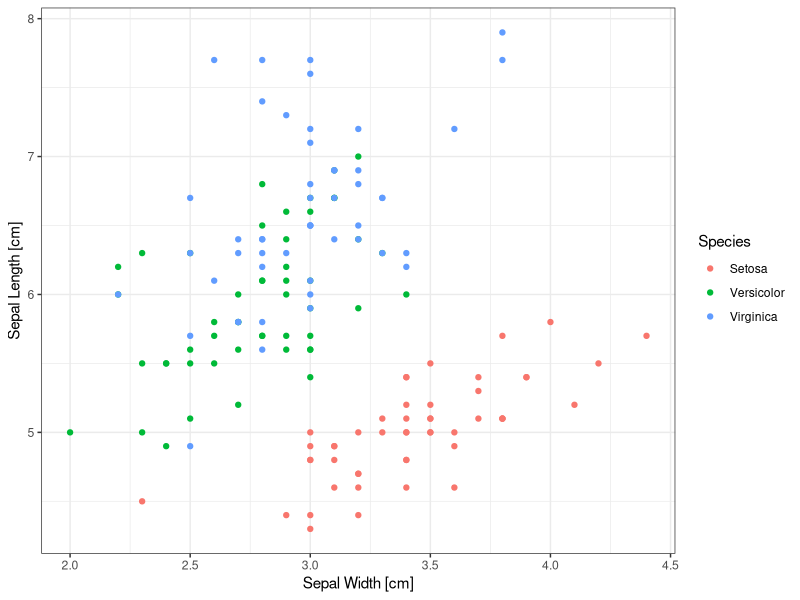
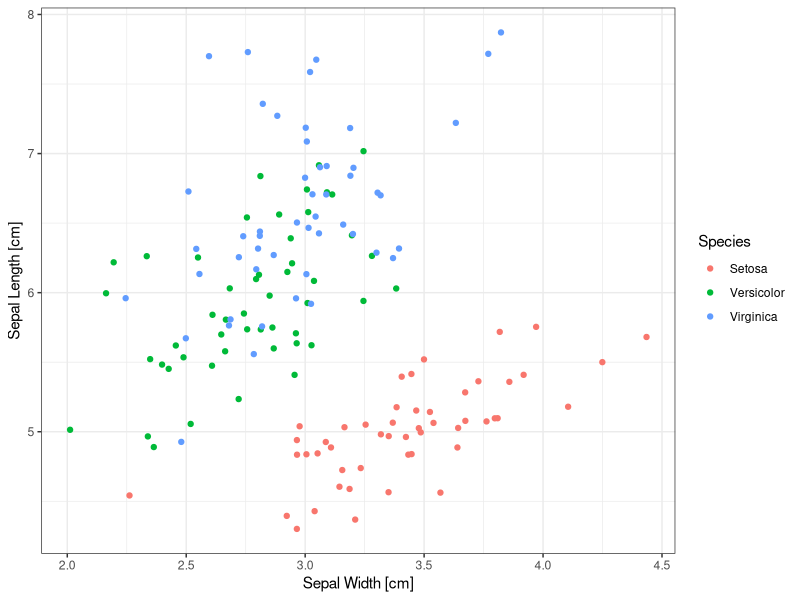
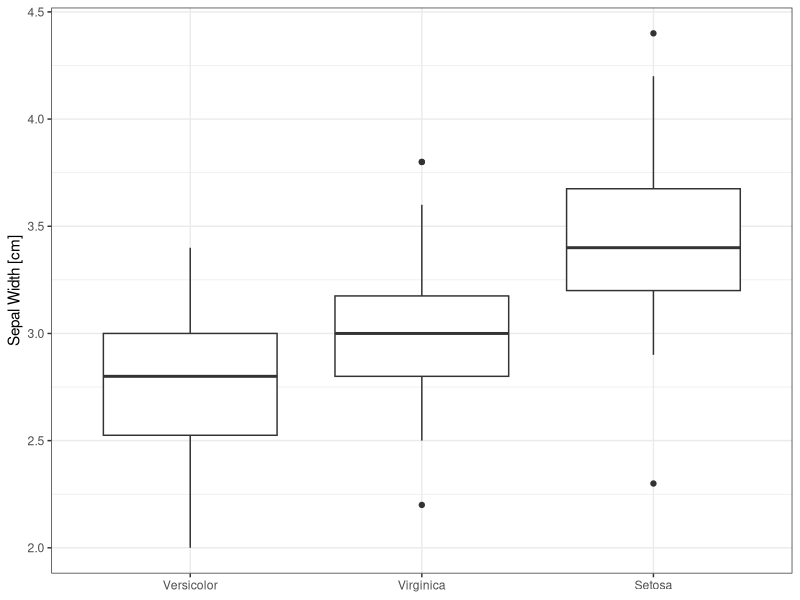

R code for these plots, in order:
## ---- chunk 1
library(magrittr)
library(tidyverse)
## ---- chunk 2
set.seed(20240118)

theme_set(theme_bw())
## ---- chunk 3
iris
## ---- chunk 4
iris %>%
  mutate(Species=str_to_title(Species)) %>%
  ggplot(aes(x=Sepal.Width, y=Sepal.Length, color=Species)) +
  geom_point()  +
  labs(x="Sepal Width [cm]", y="Sepal Length [cm]")
## ---- chunk 5
iris %>%
  mutate(Species=str_to_title(Species)) %>%
  ggplot(aes(x=Sepal.Width, y=Sepal.Length, color=Species)) +
  geom_jitter(width=0.05, height=0.05)  +
  labs(x="Sepal Width [cm]", y="Sepal Length [cm]")
## ---- chunk 6
iris %>%
  mutate(Species=reorder(str_to_title(Species), Sepal.Width, FUN=median)) %>%
  ggplot(aes(x=Species, y=Sepal.Width)) +
  geom_boxplot() +
  labs(x=NULL, y="Sepal Width [cm]")
## ---- chunk 7
sessionInfo()
